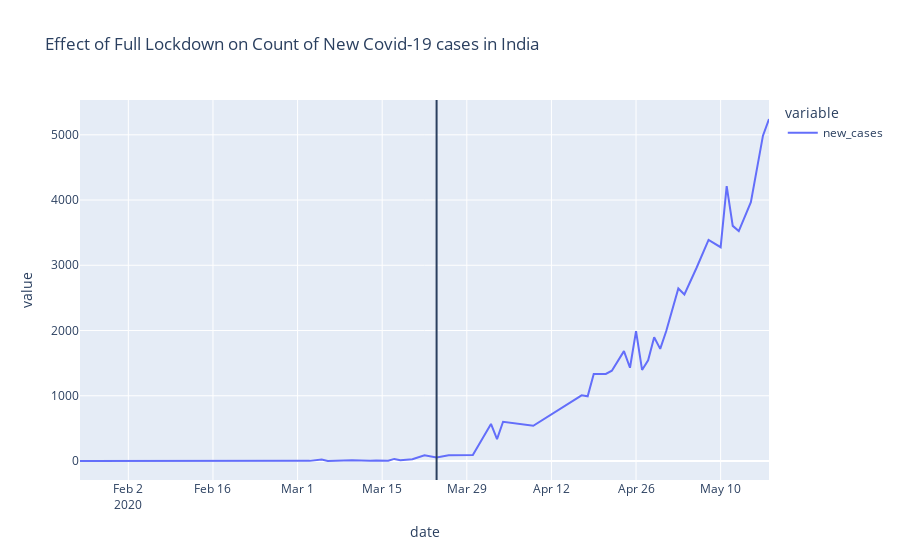
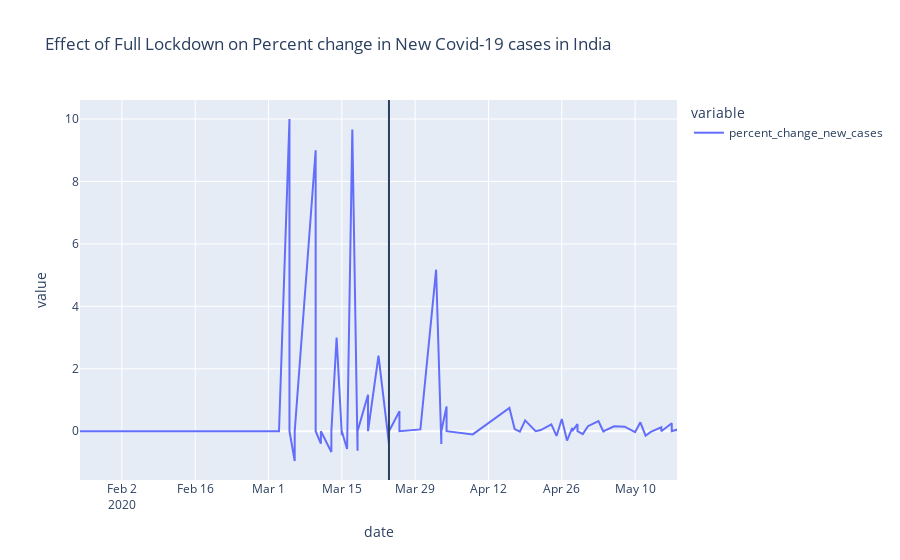

Notebook code cell kept with these figures, in order:
### Markdown cell above
The black marker line indicates the date on which Full Lockdown was implemented.

### Code cell
full_lockdown_date = covid19_stats_measures_df1_india[covid19_stats_measures_df1_india['measure'] == "Full lockdown"].date_implemented
full_lockdown_date= np.datetime_as_string(full_lockdown_date, unit='D')


fig_new_case_count = px.line(covid19_stats_measures_df1_india, x="date", y=["new_cases"], log_y=False, title="Effect of Full Lockdown on Count of New Covid-19 cases in India")
fig_new_case_count.update_layout(shapes=[
    dict(
      type= 'line',
      yref= 'paper', y0= 0, y1= 1,
      xref= 'x', x0= full_lockdown_date[0], x1= full_lockdown_date[0]
    )
])
fig_new_case_count.show()

fig_new_case_percent = px.line(covid19_stats_measures_df1_india, x="date", y=["percent_change_new_cases"], log_y=False, title="Effect of Full Lockdown on Percent change in New Covid-19 cases in India")
fig_new_case_percent.update_layout(shapes=[
    dict(
      type= 'line',
      yref= 'paper', y0= 0, y1= 1,
      xref= 'x', x0= full_lockdown_date[0], x1= full_lockdown_date[0]
    )
])
fig_new_case_percent.show()

### Figure 1 — Plotly figure (JSON) as saved in the notebook; plotly's stock layout.template omitted (floating-point values rounded to 4 significant figures)
{"data": [{"hovertemplate": "variable=new_cases<br>date=%{x}<br>value=%{y}<extra></extra>", "legendgroup": "new_cases", "line": {"color": "#636efa", "dash": "solid"}, "mode": "lines", "name": "new_cases", "orientation": "v", "showlegend": true, "type": "scatter", "x": ["2020-01-25T00:00:00", "2020-01-25T00:00:00", "2020-02-26T00:00:00", "2020-02-26T00:00:00", "2020-02-26T00:00:00", "2020-03-02T00:00:00", "2020-03-03T00:00:00", "2020-03-03T00:00:00", "2020-03-05T00:00:00", "2020-03-05T00:00:00", "2020-03-06T00:00:00", "2020-03-06T00:00:00", "2020-03-10T00:00:00", "2020-03-10T00:00:00", "2020-03-10T00:00:00", "2020-03-10T00:00:00", "2020-03-11T00:00:00", "2020-03-11T00:00:00", "2020-03-13T00:00:00", "2020-03-13T00:00:00", "2020-03-13T00:00:00", "2020-03-13T00:00:00", "2020-03-14T00:00:00", "2020-03-15T00:00:00", "2020-03-15T00:00:00", "2020-03-15T00:00:00", "2020-03-16T00:00:00", "2020-03-17T00:00:00", "2020-03-18T00:00:00", "2020-03-18T00:00:00", "2020-03-20T00:00:00", "2020-03-20T00:00:00", "2020-03-22T00:00:00", "2020-03-24T00:00:00", "2020-03-24T00:00:00", "2020-03-26T00:00:00", "2020-03-26T00:00:00", "2020-03-30T00:00:00", "2020-04-02T00:00:00", "2020-04-03T00:00:00", "2020-04-03T00:00:00", "2020-04-04T00:00:00", "2020-04-04T00:00:00", "2020-04-04T00:00:00", "2020-04-09T00:00:00", "2020-04-16T00:00:00", "2020-04-17T00:00:00", "2020-04-18T00:00:00", "2020-04-19T00:00:00", "2020-04-21T00:00:00", "2020-04-21T00:00:00", "2020-04-22T00:00:00", "2020-04-24T00:00:00", "2020-04-25T00:00:00", "2020-04-26T00:00:00", "2020-04-27T00:00:00", "2020-04-28T00:00:00", "2020-04-28T00:00:00", "2020-04-28T00:00:00", "2020-04-29T00:00:00", "2020-04-29T00:00:00", "2020-04-30T00:00:00", "2020-05-01T00:00:00", "2020-05-03T00:00:00", "2020-05-04T00:00:00", "2020-05-04T00:00:00", "2020-05-04T00:00:00", "2020-05-04T00:00:00", "2020-05-06T00:00:00", "2020-05-08T00:00:00", "2020-05-10T00:00:00", "2020-05-11T00:00:00", "2020-05-12T00:00:00", "2020-05-13T00:00:00", "2020-05-15T00:00:00", "2020-05-15T00:00:00", "2020-05-15T00:00:00", "2020-05-17T00:00:00", "2020-05-17T00:00:00", "2020-05-18T00:00:00", "2020-05-18T00:00:00"], "xaxis": "x", "y": [0, 0, 0, 0, 0, 0, 2, 2, 22, 22, 1, 1, 10, 10, 10, 10, 6, 6, 2, 2, 2, 2, 8, 7, 7, 7, 3, 32, 12, 12, 26, 26, 89, 53, 53, 87, 87, 92, 568, 336, 336, 601, 601, 601, 540, 942, 1007, 991, 1334, 1335, 1335, 1384, 1684, 1429, 1990, 1396, 1543, 1543, 1543, 1897, 1897, 1718, 1993, 2644, 2553, 2553, 2553, 2553, 2958, 3390, 3277, 4213, 3604, 3525, 3967, 3967, 3967, 4987, 4987, 5242, 5242], "yaxis": "y"}], "layout": {"legend": {"title": {"text": "variable"}, "tracegroupgap": 0}, "shapes": [{"type": "line", "x0": "2020-03-24", "x1": "2020-03-24", "xref": "x", "y0": 0, "y1": 1, "yref": "paper"}], "title": {"text": "Effect of Full Lockdown on Count of New Covid-19 cases in India"}, "xaxis": {"anchor": "y", "domain": [0, 1], "title": {"text": "date"}}, "yaxis": {"anchor": "x", "domain": [0, 1], "title": {"text": "value"}}}}

### Figure 2 — Plotly figure (JSON) as saved in the notebook; plotly's stock layout.template omitted (floating-point values rounded to 4 significant figures)
{"data": [{"hovertemplate": "variable=percent_change_new_cases<br>date=%{x}<br>value=%{y}<extra></extra>", "legendgroup": "percent_change_new_cases", "line": {"color": "#636efa", "dash": "solid"}, "mode": "lines", "name": "percent_change_new_cases", "orientation": "v", "showlegend": true, "type": "scatter", "x": ["2020-01-25T00:00:00", "2020-01-25T00:00:00", "2020-02-26T00:00:00", "2020-02-26T00:00:00", "2020-02-26T00:00:00", "2020-03-02T00:00:00", "2020-03-03T00:00:00", "2020-03-03T00:00:00", "2020-03-05T00:00:00", "2020-03-05T00:00:00", "2020-03-06T00:00:00", "2020-03-06T00:00:00", "2020-03-10T00:00:00", "2020-03-10T00:00:00", "2020-03-10T00:00:00", "2020-03-10T00:00:00", "2020-03-11T00:00:00", "2020-03-11T00:00:00", "2020-03-13T00:00:00", "2020-03-13T00:00:00", "2020-03-13T00:00:00", "2020-03-13T00:00:00", "2020-03-14T00:00:00", "2020-03-15T00:00:00", "2020-03-15T00:00:00", "2020-03-15T00:00:00", "2020-03-16T00:00:00", "2020-03-17T00:00:00", "2020-03-18T00:00:00", "2020-03-18T00:00:00", "2020-03-20T00:00:00", "2020-03-20T00:00:00", "2020-03-22T00:00:00", "2020-03-24T00:00:00", "2020-03-24T00:00:00", "2020-03-26T00:00:00", "2020-03-26T00:00:00", "2020-03-30T00:00:00", "2020-04-02T00:00:00", "2020-04-03T00:00:00", "2020-04-03T00:00:00", "2020-04-04T00:00:00", "2020-04-04T00:00:00", "2020-04-04T00:00:00", "2020-04-09T00:00:00", "2020-04-16T00:00:00", "2020-04-17T00:00:00", "2020-04-18T00:00:00", "2020-04-19T00:00:00", "2020-04-21T00:00:00", "2020-04-21T00:00:00", "2020-04-22T00:00:00", "2020-04-24T00:00:00", "2020-04-25T00:00:00", "2020-04-26T00:00:00", "2020-04-27T00:00:00", "2020-04-28T00:00:00", "2020-04-28T00:00:00", "2020-04-28T00:00:00", "2020-04-29T00:00:00", "2020-04-29T00:00:00", "2020-04-30T00:00:00", "2020-05-01T00:00:00", "2020-05-03T00:00:00", "2020-05-04T00:00:00", "2020-05-04T00:00:00", "2020-05-04T00:00:00", "2020-05-04T00:00:00", "2020-05-06T00:00:00", "2020-05-08T00:00:00", "2020-05-10T00:00:00", "2020-05-11T00:00:00", "2020-05-12T00:00:00", "2020-05-13T00:00:00", "2020-05-15T00:00:00", "2020-05-15T00:00:00", "2020-05-15T00:00:00", "2020-05-17T00:00:00", "2020-05-17T00:00:00", "2020-05-18T00:00:00", "2020-05-18T00:00:00"], "xaxis": "x", "y": [0, 0, 0, 0, 0, 0, 0, 0, 10, 0, -0.9545, 0, 9, 0, 0, 0, -0.4, 0, -0.6667, 0, 0, 0, 3, -0.125, 0, 0, -0.5714, 9.667, -0.625, 0, 1.167, 0, 2.423, -0.4045, 0, 0.6415, 0, 0.05747, 5.174, -0.4085, 0, 0.7887, 0, 0, -0.1015, 0.7444, 0.069, -0.01589, 0.3461, 0.0007496, 0, 0.0367, 0.2168, -0.1514, 0.3926, -0.2985, 0.1053, 0, 0, 0.2294, 0, -0.09436, 0.1601, 0.3266, -0.03442, 0, 0, 0, 0.1586, 0.146, -0.03333, 0.2856, -0.1446, -0.02192, 0.1254, 0, 0, 0.2571, 0, 0.05113, 0], "yaxis": "y"}], "layout": {"legend": {"title": {"text": "variable"}, "tracegroupgap": 0}, "shapes": [{"type": "line", "x0": "2020-03-24", "x1": "2020-03-24", "xref": "x", "y0": 0, "y1": 1, "yref": "paper"}], "title": {"text": "Effect of Full Lockdown on Percent change in New Covid-19 cases in India"}, "xaxis": {"anchor": "y", "domain": [0, 1], "title": {"text": "date"}}, "yaxis": {"anchor": "x", "domain": [0, 1], "title": {"text": "value"}}}}
